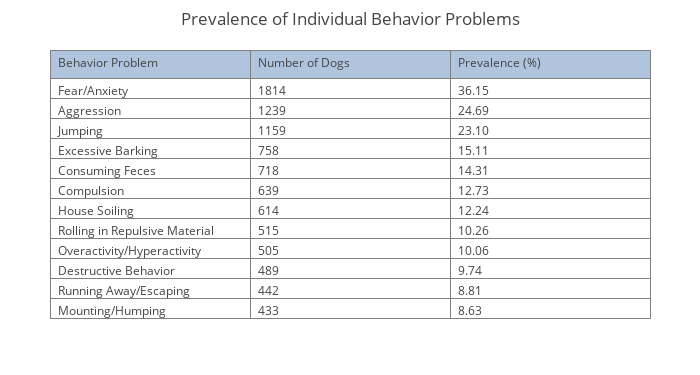

Notebook source saved alongside this figure:
### Markdown cell above
## 4 Prevalence of Individual Behavior Problems

This section aims to calculate the prevalence for each behavior problem included in the study. The adjusted dataset is utilized to eliminate potential bias.

### Code cell
# Create the necessary dataframe.
fields = []
labels = []
for counter, cat in enumerate(CATEGORY, 1):
    if counter > 10:
        counter += 1;
    fields.append('q02_main_{}'.format(counter))
    labels.append(cat)
fields = ', '.join(fields)
df = createNumericDataFrame(DOG_TABLE, fields, labels, filtered=True)

# Get individual behavior problem counts and display as a table.
sums = df.sum()
sums = sums.sort_values(ascending=False)

# Calculate the prevalence of each behavior problem.
total_dogs = len(df.index)
prevalences = sums.apply(prevalence_cal)

# Get individual behavior problem counts and display as a table.
data = [go.Table(header=dict(values=['Behavior Problem', 'Number of Dogs', 'Prevalence (%)'],
                             fill = dict(color='#B0C4DE'),
                             align = ['left'] * 3),
                 cells=dict(values=[sums.index.values, sums.values, prevalences.values],
                            align = ['left'] * 3,
                            format = [None, 'd', '.2f']))]
layout = go.Layout(title='Prevalence of Individual Behavior Problems',
                   width=700,
                   height=375,
                   margin=go.Margin(l=50, r=50, b=50, t=50, pad=4))
fig = dict(data=data, layout=layout)
py.iplot(fig)

### Figure 1 — Plotly figure (JSON) as saved in the notebook; plotly's stock layout.template omitted (floating-point values rounded to 4 significant figures)
{"data": [{"cells": {"align": ["left", "left", "left"], "format": [null, "d", ".2f"], "values": [["Fear/Anxiety", "Aggression", "Jumping", "Excessive Barking", "Consuming Feces", "Compulsion", "House Soiling", "Rolling in Repulsive Material", "Overactivity/Hyperactivity", "Destructive Behavior", "Running Away/Escaping", "Mounting/Humping"], [1814, 1239, 1159, 758, 718, 639, 614, 515, 505, 489, 442, 433], [36.15, 24.69, 23.1, 15.11, 14.31, 12.73, 12.24, 10.26, 10.06, 9.745, 8.808, 8.629]]}, "header": {"align": ["left", "left", "left"], "fill": {"color": "#B0C4DE"}, "values": ["Behavior Problem", "Number of Dogs", "Prevalence (%)"]}, "type": "table"}], "layout": {"height": 375, "margin": {"b": 50, "l": 50, "pad": 4, "r": 50, "t": 50}, "title": "Prevalence of Individual Behavior Problems", "width": 700}}
